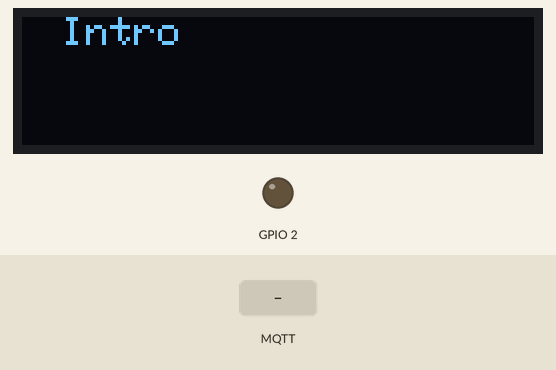
Simulated run of this sketch. Board: ESP8266 (NodeMCU). Parts: 128×32 one-colour display, output pins drawn as LEDs (lit = HIGH). The inputs (shaded band) are chosen by the test bench. WiFi joins after 1.5 s; servers stay silent unless stated; random numbers use the default seed unless the sketch sets one; no MQTT or app messages arrive unless stated; what the sketch prints to the serial monitor is not drawn.

Above: at 2.7 s.
2.8 s: MQTT message "0" arrives on the first subscribed topic
At 4.3 s:
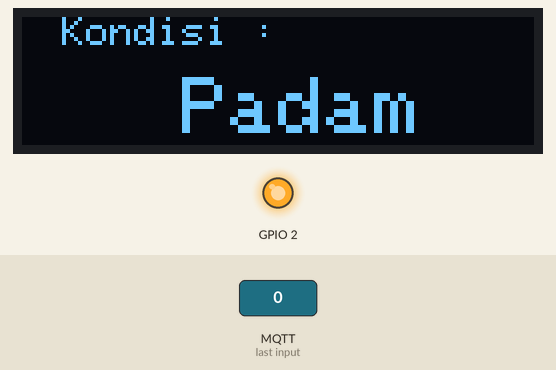
5.3 s: MQTT message "1" arrives on the first subscribed topic
At 7.4 s:
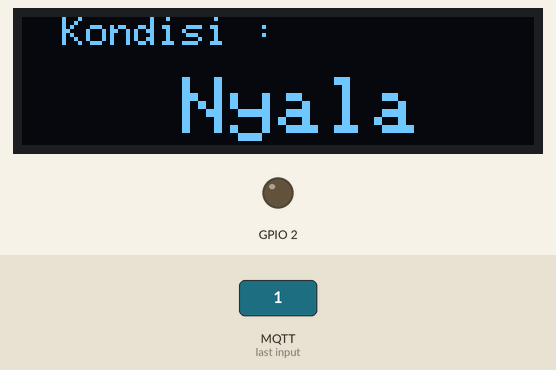
7.8 s: MQTT message "on" arrives on the first subscribed topic
At 8.1 s:
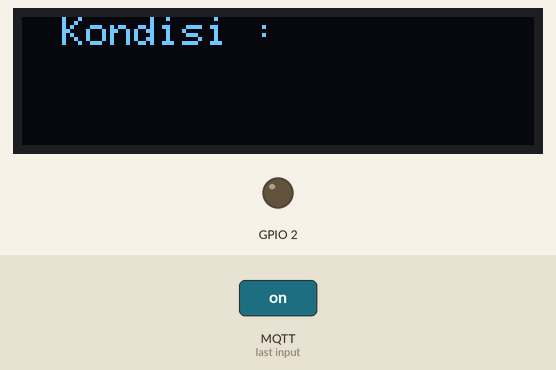
10.3 s: MQTT message "off" arrives on the first subscribed topic
At 11.1 s:
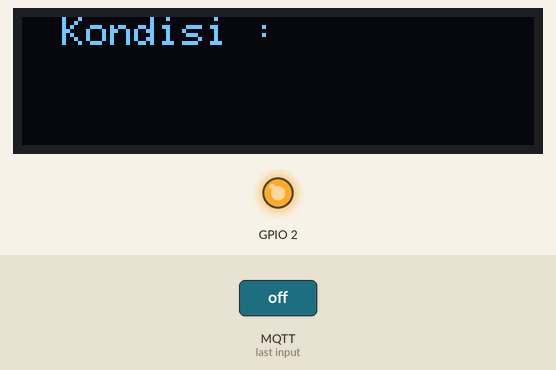
Timing chart, 0 to 13.3 s (numbered marks = the images above; inputs shaded):
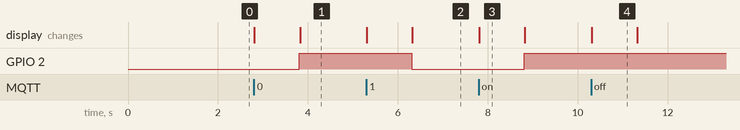

Measured:
- after the input at 2.8 s, GPIO 2: LOW → HIGH after 1.0 s; the display: first changes at once (image 1 shows a later state)
- after the input at 5.3 s, GPIO 2: HIGH → LOW after 1.0 s; the display: first changes at once (image 2 shows a later state)
- after the input at 7.8 s, GPIO 2: LOW → HIGH after 1.0 s; the display: changes at once (image 3)
- after the input at 10.3 s, the display: changes at once (image 4)
- what the display in image 3 shows lasts 1.0 s, from 7.8 s to 8.8 s

The sketch:

tesmqttdanoled.ino
```cpp
#include <ESP8266WiFi.h>
#include <PubSubClient.h>

#include <SPI.h>
#include <Wire.h>
#include <Adafruit_GFX.h>
#include <Adafruit_SSD1306.h>

#define SCREEN_WIDTH 128 // OLED display width, in pixels
#define SCREEN_HEIGHT 32 // OLED display height, in pixels

#define OLED_RESET     -1 // Reset pin # (or -1 if sharing Arduino reset pin)
#define SCREEN_ADDRESS 0x3C ///< See datasheet for Address; 0x3D for 128x64, 0x3C for 128x32
Adafruit_SSD1306 display(SCREEN_WIDTH, SCREEN_HEIGHT, &Wire, OLED_RESET);

// Update these with values suitable for your network.

const char* ssid = "KTN";
const char* password = "ktnmantab03";
const char* mqtt_server = "test.mosquitto.org";

WiFiClient espClient;
PubSubClient client(espClient);
unsigned long lastMsg = 0;
#define MSG_BUFFER_SIZE	(50)
char msg[MSG_BUFFER_SIZE];
int value = 0;

void setup_wifi() {

  delay(10);
  // We start by connecting to a WiFi network
  Serial.println();
  Serial.print("Connecting to ");
  Serial.println(ssid);

  WiFi.mode(WIFI_STA);
  WiFi.begin(ssid, password);

  while (WiFi.status() != WL_CONNECTED) {
    delay(500);
    Serial.print(".");
  }

  randomSeed(micros());

  Serial.println("");
  Serial.println("WiFi connected");
  Serial.println("IP address: ");
  Serial.println(WiFi.localIP());
}

void callback(char* topic, byte* payload, unsigned int length) {
  Serial.print("Message arrived [");
  Serial.print(topic);
  display.clearDisplay();
  display.setTextSize(1);
  display.setTextColor(SSD1306_WHITE);
  display.setCursor(10, 0);
  display.print(F("Kondisi :"));
  display.display();
  delay(1000);

  Serial.print("] ");
  for (int i = 0; i < length; i++) {
    Serial.print((char)payload[i]);
  }
  Serial.println();

  // Switch on the LED if an 1 was received as first character
  if ((char)payload[0] == '1') {
    digitalWrite(BUILTIN_LED, LOW);
    display.setTextSize(2);
    display.setTextColor(SSD1306_WHITE);
    display.setCursor(40 , 15);
    display.print("Nyala");
    display.display();
  } else {
    digitalWrite(BUILTIN_LED, HIGH);  // Turn the LED off by making the voltage HIGH
    display.setTextSize(2);
    display.setTextColor(SSD1306_WHITE);
    display.setCursor(40 , 15);
    display.print("Padam");
    display.display();
  }

}

void reconnect() {
  // Loop until we're reconnected
  while (!client.connected()) {
    Serial.print("Attempting MQTT connection...");
    // Create a random client ID
    String clientId = "ESP8266Client-";
    clientId += String(random(0xffff), HEX);
    // Attempt to connect
    if (client.connect(clientId.c_str())) {
      Serial.println("connected");
      // Once connected, publish an announcement...
      client.publish("tes1/pub", "hello world");
      // ... and resubscribe
      client.subscribe("tes1/sub");
    } else {
      Serial.print("failed, rc=");
      Serial.print(client.state());
      Serial.println(" try again in 5 seconds");
      // Wait 5 seconds before retrying
      delay(5000);
    }
  }
}

void setup() {
  // SSD1306_SWITCHCAPVCC = generate display voltage from 3.3V internally
  if (!display.begin(SSD1306_SWITCHCAPVCC, SCREEN_ADDRESS)) {
    Serial.println(F("SSD1306 allocation failed"));
    for (;;); // Don't proceed, loop forever
  }
  display.clearDisplay();
  display.setTextSize(1);
  display.setTextColor(SSD1306_WHITE);
  display.setCursor(10, 0);
  display.println(F("Intro"));
  display.display();

  pinMode(BUILTIN_LED, OUTPUT);     // Initialize the BUILTIN_LED pin as an output
  Serial.begin(115200);
  setup_wifi();
  client.setServer(mqtt_server, 1883);
  client.setCallback(callback);
}

void loop() {

  if (!client.connected()) {
    reconnect();
  }
  client.loop();

}
```
